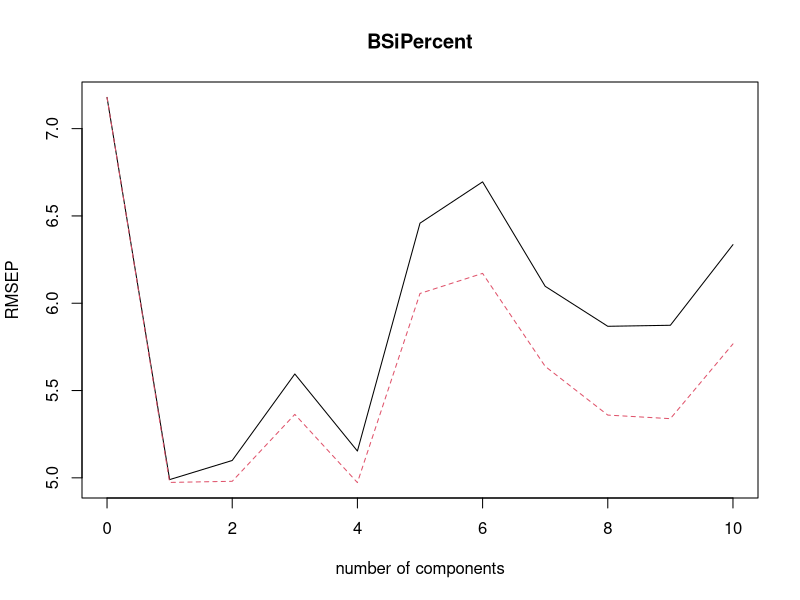
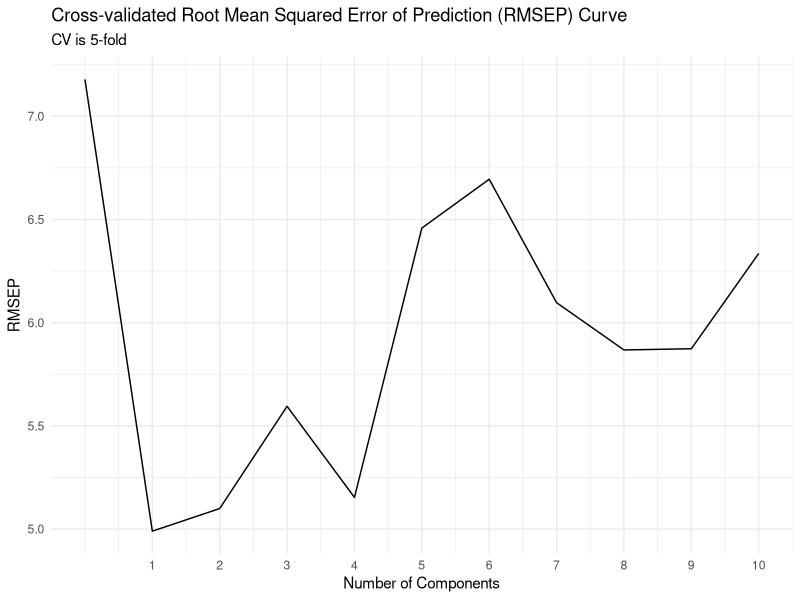

Here is the R script that generated these plots, in order: (Note: this script raises an error after producing the figures.)
#Load relevant libraries----
library(pls)
library(tidyverse)
library(scales)
library(readr)
#Load Absorbance Data----
  #Read in data containing wet chem BSi percentages 
  wetChemAbsorbance <- read_csv("csvFiles/wetChemAbsorbance.csv") ### 28 3699
  
  #Remove sample names 
  wetChemAbsorbance <- wetChemAbsorbance %>%
    select(-1)
  dim(wetChemAbsorbance) ## 28 3698
  
#Code for PLS model----
  
    ##Select CV based on number of samples
    
    ### Cross-Validation is 5-fold ###
    plsModel <- plsr(BSiPercent~., ncomp = 10, data=wetChemAbsorbance, validation = "CV", segments = 5)
  
  ###There is a predict function in the pls package to predict BSi percentages for data without wet chem BSi percentages
 # predict(plsModel, ncomp = 1:10, newdata = newData)
  
    ### Summary of Cross Validation and number of components
    print(summary(plsModel))
#Root Mean Squared Error Plots----
  
      #Plot RMSEP
      plot(RMSEP(plsModel))
    
      ## save root mean squared error of prediction to object res
      RMSEP <- RMSEP(plsModel)
      
      #Dataframe with cross validation and number of components
      Five_fold_CV <- cbind.data.frame(cv = RMSEP$val[1,,], ncomps = 0:10)
      
      #Number of components graph 
      ggplot(Five_fold_CV, aes(ncomps, cv)) +
        geom_line() +
        labs(title = "Cross-validated Root Mean Squared Error of Prediction (RMSEP) Curve", 
             subtitle="CV is 5-fold",
             y = "RMSEP", 
             x = "Number of Components") +
        scale_x_continuous(breaks = c(1:10)) + 
        theme_minimal()
      
#Create "test data" with different loadings ----
  
    ## Load Opus txt file 
       # reading in list of txt files and converting it to a df
        
      ## read in txt files automatically
      fname <- list.files("Samples/greenlandSamples", full.names = T)
      
      ##FUNCTION 1: Add Sample Names
      addSampleNames <- function(fname) {
        ## creates list of txt files
        filelist <- lapply(fname, read.delim, header = F)
        
        ## Adding sample IDs (reference to lake core)
        names(filelist) <- gsub(".*/(.*)\\..*", "\\1", fname)
        
        return(filelist)
      }
      
      #Save list of txt files with sample names
      filelist <- addSampleNames(fname)
      
      # save the transformed df to a new list of df called reformattedData
      reformattedData <- lapply(filelist, function(x) {
        pivot_wider(x, names_from = V1, values_from = V2)
      })
      
      # Unlist the reformattedData list into matrix
      wavenumber_matrix <- lapply(reformattedData, names) 
      
      # convert matrix into dataframe
      wavenumber_df <- as.data.frame(do.call("rbind",wavenumber_matrix))
      
      wavenumber <- as.numeric(as.vector(unname(t(wavenumber_df[1,])))) ### 1 3697
  
      
#Data frame for different loadings
      #loadings, #first column of random opus txt file)
      loadingPlotData<- cbind.data.frame(loadings_1 = plsModel$loadings[,1], 
                                  loadings_2= plsModel$loadings[,2], 
                                  loadings_3 = plsModel$loadings[,3], 
                                  weighted_loading_1 = plsModel$loading.weights[,1], 
                                  weighted_loading_2 = plsModel$loading.weights[,2], 
                                  weighted_loading_3 = plsModel$loading.weights[,3], 
                                  wavenumber = wavenumber)
      
#Loading Plots----
 
         #Loading plot for Full Spectrum loading 1 with legend and vertical lines
         
         ggplot(loadingPlotData, aes(x=wavenumber)) + 
         geom_line (aes(y = weighted_loading_1, colour = "1st Component")) +
         geom_line (aes(y = weighted_loading_2, color = "2nd Component")) + 
         geom_line (aes(y = weighted_loading_3, colour = "3rd Component")) + 
         
         scale_colour_manual("", 
                             breaks = c("1st Component", "2nd Component", "3rd Component"),
                             values = c("blue", "dark green", "orange")) +
         
         labs(y="Weighted Loadings", 
              x=expression(Wavenumber(cm^-1)), 
              title='Loading Plot for Three Components: Full Spectrum, n = 28',
              subtitle= expression("Where wavenumber ranges from ~7500 to ~370" ~ cm^{-1}))+
         scale_x_reverse() + 
         theme_minimal()
      
